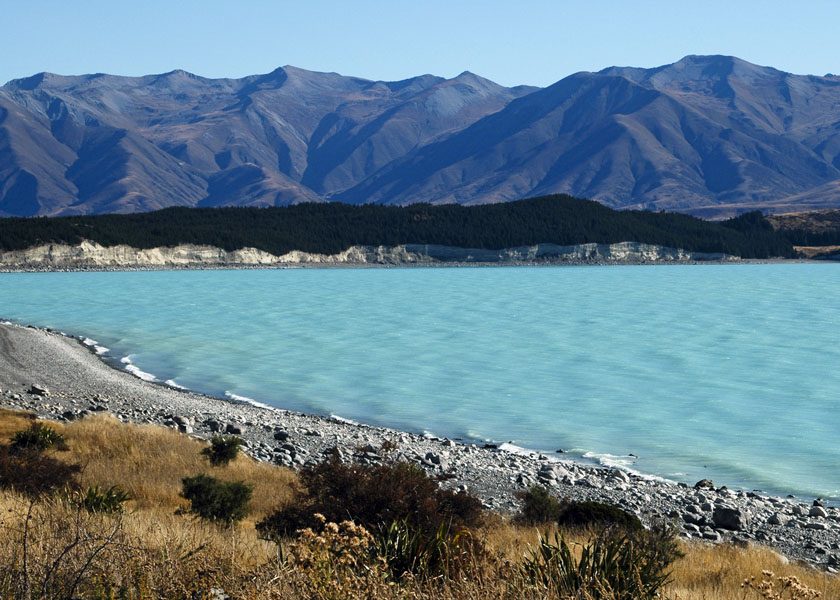
#> input picture New_Zealand_Lake.jpg, 840 x 600 px
$ jupyter execute --allow-errors opencv.ipynb   (shell and % lines are left out)
#> lines starting #> are read from the running program, lines starting #| are printed output that depends on the picture
[cell 1]
import cv2
import numpy as np
import matplotlib.pyplot as plt
from IPython.display import Image

[cell 2]
# Display the image directy using IPython display
Image("checkerboard_84x84.jpg")

# Reading images using OpenCV

retval = cv2.imread( filename[, flags] )

Flags:

cv2.IMREAD_GRAYSCALE or 0: Loads image in grayscale mode

cv2.IMREAD_COLOR or 1: Loads a color image. Any transparency of image will be neglected. It is the default flag.

cv2.IMREAD_UNCHANGED or -1: Loads image as such including alpha channel.

OpenCV reads the image as a 2D NumPy array , and since the array is small, Python's default behavior is to display all the values in the array

[cell 3]
# Read the image using OpenCV
img = cv2.imread("checkerboard_18x18.png",0)
print(img)
#| None

# print the size  of image
#> (the rest of this cell did not finish here and is left out)

[cell 4]
#display the image using matplotlib
plt.imshow(img)
#> (this line was passed over: IPython is not available in this run)

Even though the image was read in as a gray scale image, it won't necessarily display in gray scale when using imshow(). matplotlib uses different color maps and it's possible that the gray scale color map is not set.

[cell 5]
# Set color map to gray scale for proper rendering.
plt.imshow(img, cmap='gray')
#> (this line was passed over: IPython is not available in this run)

[cell 6]
array = np.array([
    [0, 0, 15, 20, 1, 134, 233, 253, 253, 253, 255, 229, 130, 1, 29, 2, 0, 0],
    [0, 1, 5, 18, 0, 137, 232, 255, 254, 247, 255, 228, 129, 0, 24, 2, 0, 0],
    [7, 5, 2, 28, 2, 139, 230, 254, 255, 249, 255, 226, 128, 0, 27, 3, 2, 2],
    [25, 27, 28, 38, 0, 129, 236, 255, 253, 249, 251, 227, 129, 0, 36, 27, 27, 27],
    [2, 0, 0, 4, 2, 130, 239, 254, 254, 254, 255, 230, 126, 0, 4, 2, 0, 0],
    [132, 129, 131, 124, 121, 163, 211, 226, 227, 225, 226, 203, 164, 125, 125, 129, 131, 131],
    [234, 227, 230, 229, 232, 205, 151, 115, 125, 124, 117, 156, 205, 232, 229, 225, 228, 228],
    [254, 255, 255, 251, 255, 222, 102, 1, 0, 0, 0, 120, 225, 255, 254, 255, 255, 255],
    [254, 255, 254, 255, 253, 225, 104, 0, 50, 46, 0, 120, 233, 254, 247, 253, 251, 253],
    [252, 250, 250, 253, 254, 223, 105, 2, 45, 50, 0, 127, 223, 255, 251, 255, 251, 253],
    [254, 255, 255, 252, 255, 226, 104, 0, 1, 1, 0, 120, 229, 255, 255, 254, 255, 255],
    [233, 235, 231, 233, 234, 207, 142, 106, 108, 102, 108, 146, 207, 235, 237, 232, 231, 231],
    [132, 132, 131, 132, 130, 175, 207, 223, 224, 224, 224, 210, 165, 134, 130, 136, 134, 134],
    [1, 1, 3, 0, 0, 129, 238, 255, 254, 252, 255, 233, 126, 0, 0, 0, 0, 0],
    [20, 19, 30, 40, 5, 130, 236, 253, 252, 249, 255, 224, 129, 0, 39, 23, 21, 21],
    [12, 6, 7, 27, 0, 131, 234, 255, 254, 250, 254, 230, 123, 1, 28, 5, 10, 10],
    [0, 0, 9, 22, 1, 133, 233, 255, 253, 253, 254, 230, 129, 1, 26, 2, 0, 0],
    [0, 0, 9, 22, 1, 132, 233, 255, 253, 253, 254, 230, 129, 1, 26, 2, 0, 0]
])
plt.imshow(array, cmap='gray')
#> (this line was passed over: IPython is not available in this run)
cv2.imshow("Array Image", array.astype(np.uint8))
cv2.waitKey(0)
cv2.destroyAllWindows()

[cell 7]
land_img = cv2.imread("New_Zealand_Lake.jpg",1)
#> land_img is the input picture: shape (600, 840, 3); mean B, G, R 140.2, 126.7, 100.9

# print the size  of image
print("Image size (H, W, C) is:", land_img.shape)
#| Image size (H, W, C) is: (600, 840, 3)

# print data-type of image
print("Data type of image is:", land_img.dtype)
#| Data type of image is: uint8

# read the image as Color
img_NZ_bgr = cv2.imread("New_Zealand_Lake.jpg", cv2.IMREAD_COLOR)
print("img_NZ_bgr shape (H, W, C) is:", img_NZ_bgr.shape)
#| img_NZ_bgr shape (H, W, C) is: (600, 840, 3)

# read the image as Grayscaled
img_NZ_gry = cv2.imread("New_Zealand_Lake.jpg", cv2.IMREAD_GRAYSCALE)
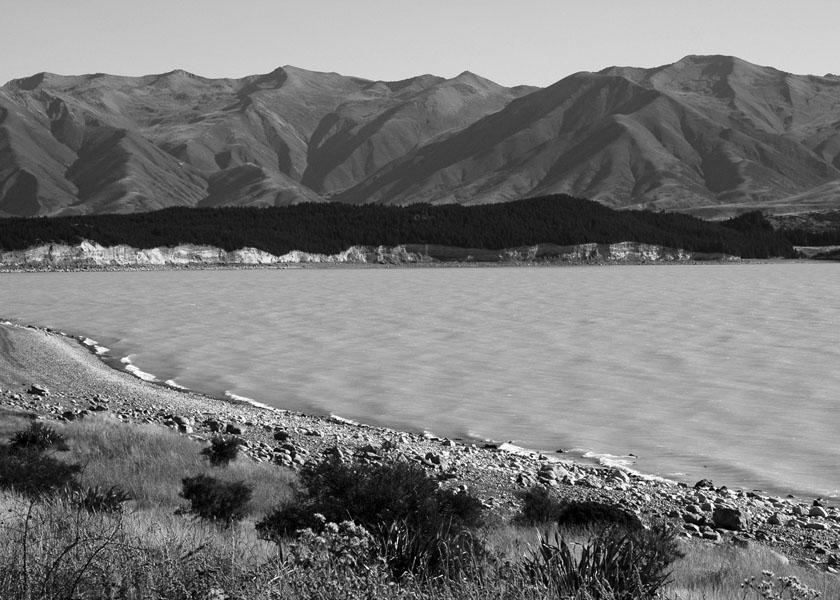
#> img_NZ_gry: shape (600, 840); min 0, max 255, mean 120.5
print("img_NZ_gry shape (H, W) is:", img_NZ_gry.shape)
#| img_NZ_gry shape (H, W) is: (600, 840)

plt.imshow(land_img)
#> (this line was passed over: IPython is not available in this run)

The color displayed above is different from the actual image. This is because matplotlib expects the image in RGB format whereas OpenCV stores images in BGR format. Thus, for correct display, we need to reverse the channels of the image. We will discuss about the channels in the sections below.
H = height
W = width
C = channels (usually 3)

:        → all rows (height)
:        → all columns (width)
::-1     → channels, reversed
= [B, G, R]  →  [R, G, B]

[cell 8]
land_img_revers= land_img[:,:,::-1]
plt.imshow(land_img_revers)
#> (this line was passed over: IPython is not available in this run)

General slicing rule (lock this in)
| Slice          | Meaning                 |
| -------------- | ----------------------- |
| `[::-1]`       | reverse along that axis |
| `[:, ::-1]`    | horizontal flip         |
| `[::-1, :]`    | vertical flip           |
| `[:, :, ::-1]` | reverse channels        |

## Splitting and Merging Color Channels

* **`cv2.split()`** Divides a multi-channel array into several single-channel arrays.

* **`cv2.merge()`** Merges several arrays to make a single multi-channel array. All the input matrices must have the same size.

### <font style="color:rgb(8,133,37)">OpenCV Documentation</font>

<a href="https://docs.opencv.org/4.5.1/d2/de8/group__core__array.html#ga0547c7fed86152d7e9d0096029c8518a" target="_blank">Documentation link</a>

[cell 9]
#spit the image into its B,G,R components
b, g, r= cv2.split(land_img)
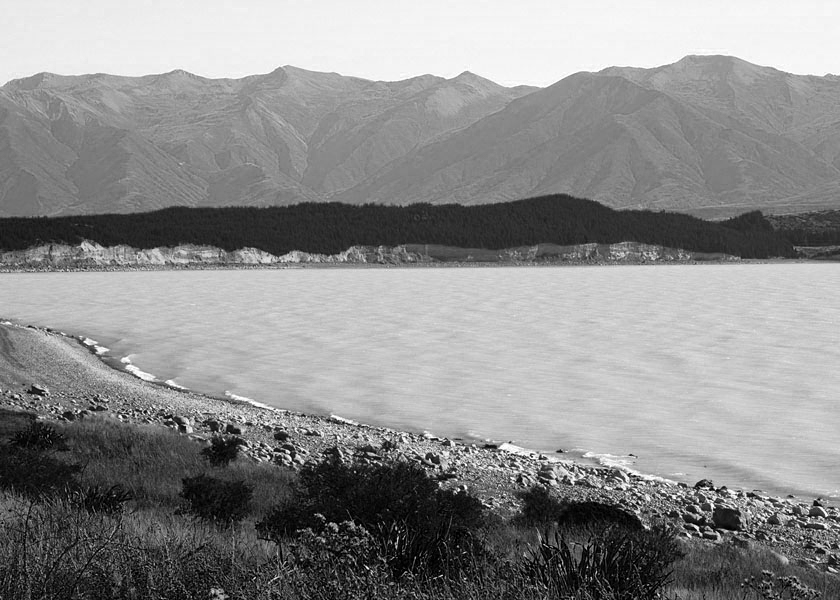
#> b: shape (600, 840); min 0, max 255, mean 140.2
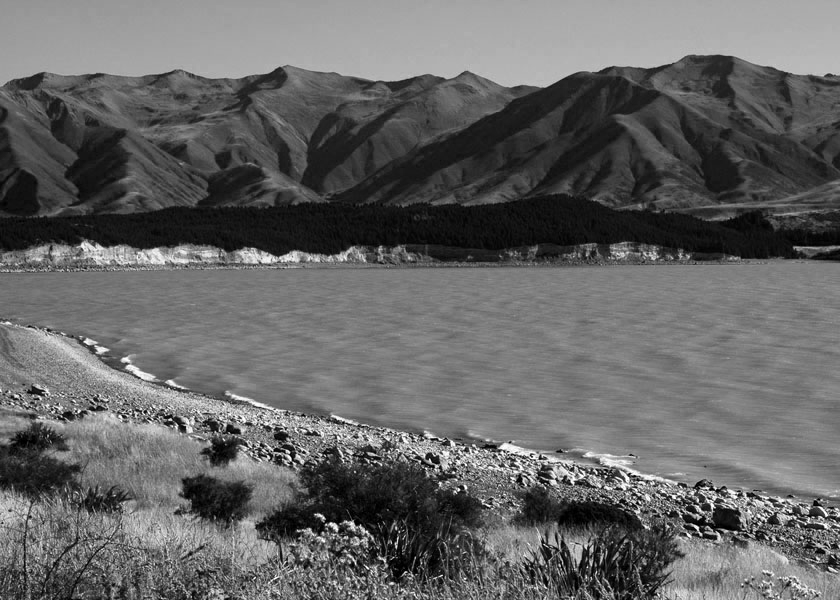
#> r: shape (600, 840); min 0, max 255, mean 100.9

plt.figure(figsize=[20, 5]) #a blank page before I start drawing plots. figsize = [width, height]  (in inches)
#> (this line was passed over: IPython is not available in this run)

plt.subplot(141);plt.imshow(r, cmap="gray");plt.title("Red Channel") #subplot(row, column, position) 1 row, 4 columns, 1th plot
#> (this line was passed over: IPython is not available in this run)
plt.subplot(142);plt.imshow(g, cmap="gray");plt.title("Green Channel")
plt.subplot(143);plt.imshow(b, cmap="gray");plt.title("Blue Channel")

#merge back the channels
merged_img= cv2.merge([b, g, r])
plt.subplot(144);plt.imshow(merged_img[:,:,::-1]);plt.title("Merged Image")
